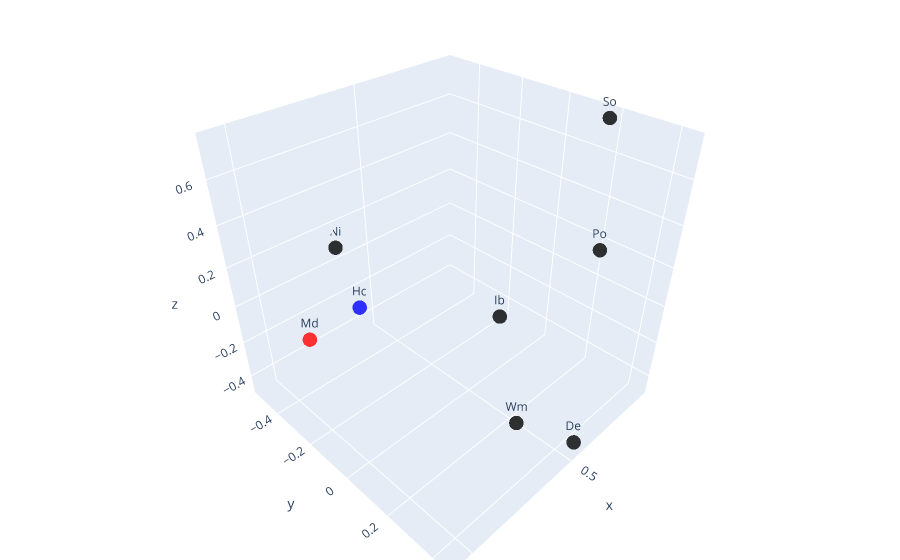

Notebook code cell kept with this figure:
### Markdown cell above
## MDS Plot with contrast masking out MDTB & HCP contribution

### Code cell
x_data = W[:, 0]
y_data = W[:, 1]
z_data = W[:, 2]
# Colour first and last point differently from the rest
color = ['rgb(0, 0, 0)'] * len(x_data) # Set color to black
color[0] = 'rgb(255, 0, 0)' # First point is red
color[-1] = 'rgb(0, 0, 255)' # Last point is blue



fig = make_subplots(rows=1, cols=1, specs=[[{'type': 'scatter3d'}]])
fig.add_trace(go.Scatter3d(
    x=x_data,
    y=y_data,
    z=z_data,
    mode='markers+text',
    marker=dict(
        size=5,
        color=color,
        opacity=0.8
    ),
    text=dataset_labels,  # Set the text labels
    textposition='top center'  # Set the position of the text labels
))
fig.update_layout(
    margin=dict(l=0, r=0, b=0, t=0),
    # autosize=False,
    # width=1000,
    # height=1000,
)
fig.show()
fig.write_image("images/3d_mds.pdf")

### Figure 1 — Plotly figure (JSON) as saved in the notebook; plotly's stock layout.template omitted (floating-point values rounded to 4 significant figures)
{"data": [{"marker": {"color": ["rgb(255, 0, 0)", "rgb(0, 0, 0)", "rgb(0, 0, 0)", "rgb(0, 0, 0)", "rgb(0, 0, 0)", "rgb(0, 0, 0)", "rgb(0, 0, 0)", "rgb(0, 0, 255)"], "opacity": 0.8, "size": 5}, "mode": "markers+text", "text": ["Md", "Po", "Ni", "Ib", "Wm", "De", "So", "Hc"], "textposition": "top center", "type": "scatter3d", "x": [0.613, 0.4181, 0.5349, 0.4816, 0.5479, 0.4902, 0.4118, 0.5211], "y": [-0.1517, 0.2283, -0.5197, 0.05605, 0.4024, 0.4401, 0.176, -0.4992], "z": [0.09759, 0.1821, 0.08597, -0.0885, -0.1199, -0.4686, 0.7483, -0.2918]}], "layout": {"margin": {"b": 0, "l": 0, "r": 0, "t": 0}, "scene": {"domain": {"x": [0, 1], "y": [0, 1]}}}}
